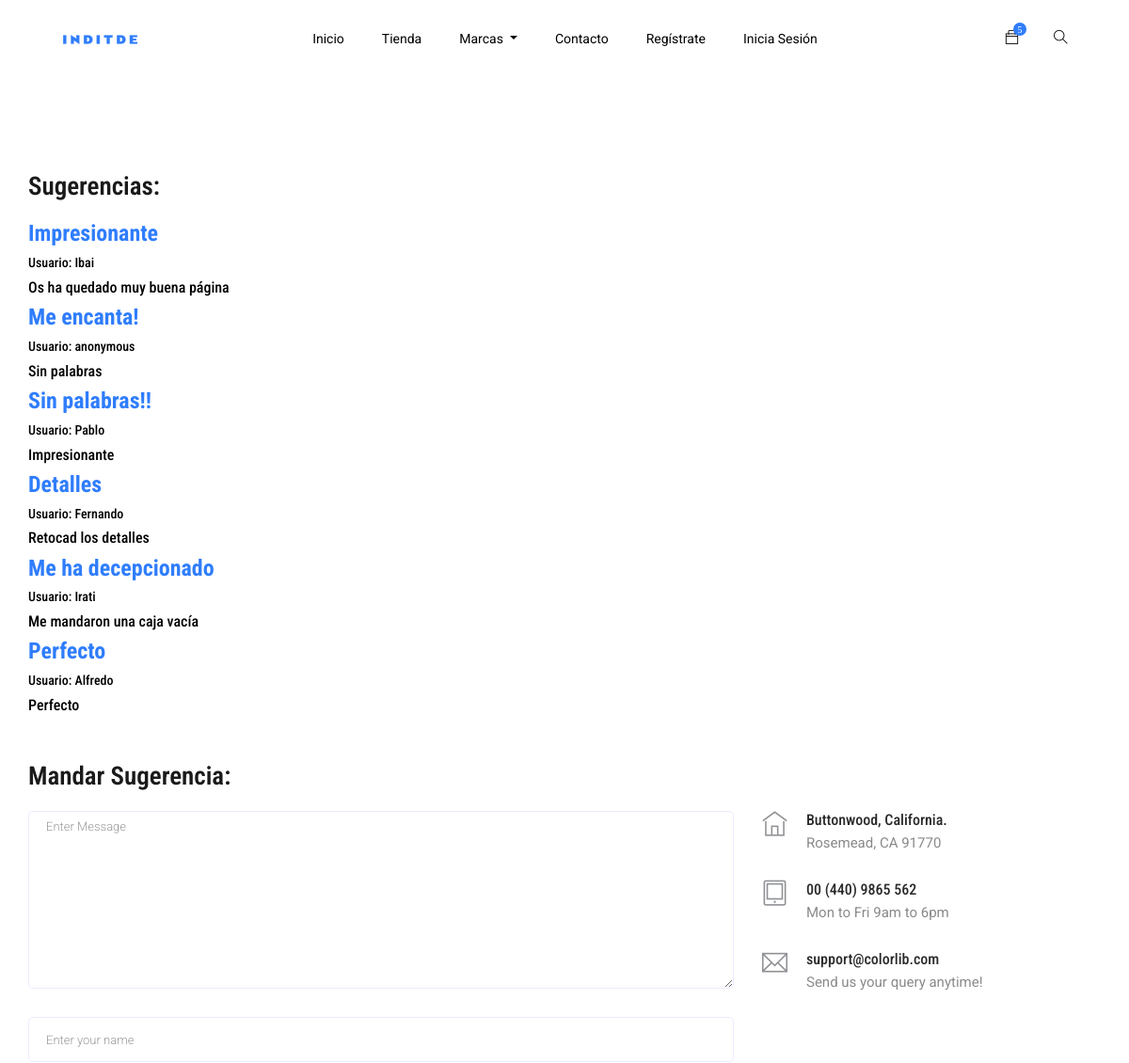
/contact/ (upper part), run on an earlier commit of the app's database.
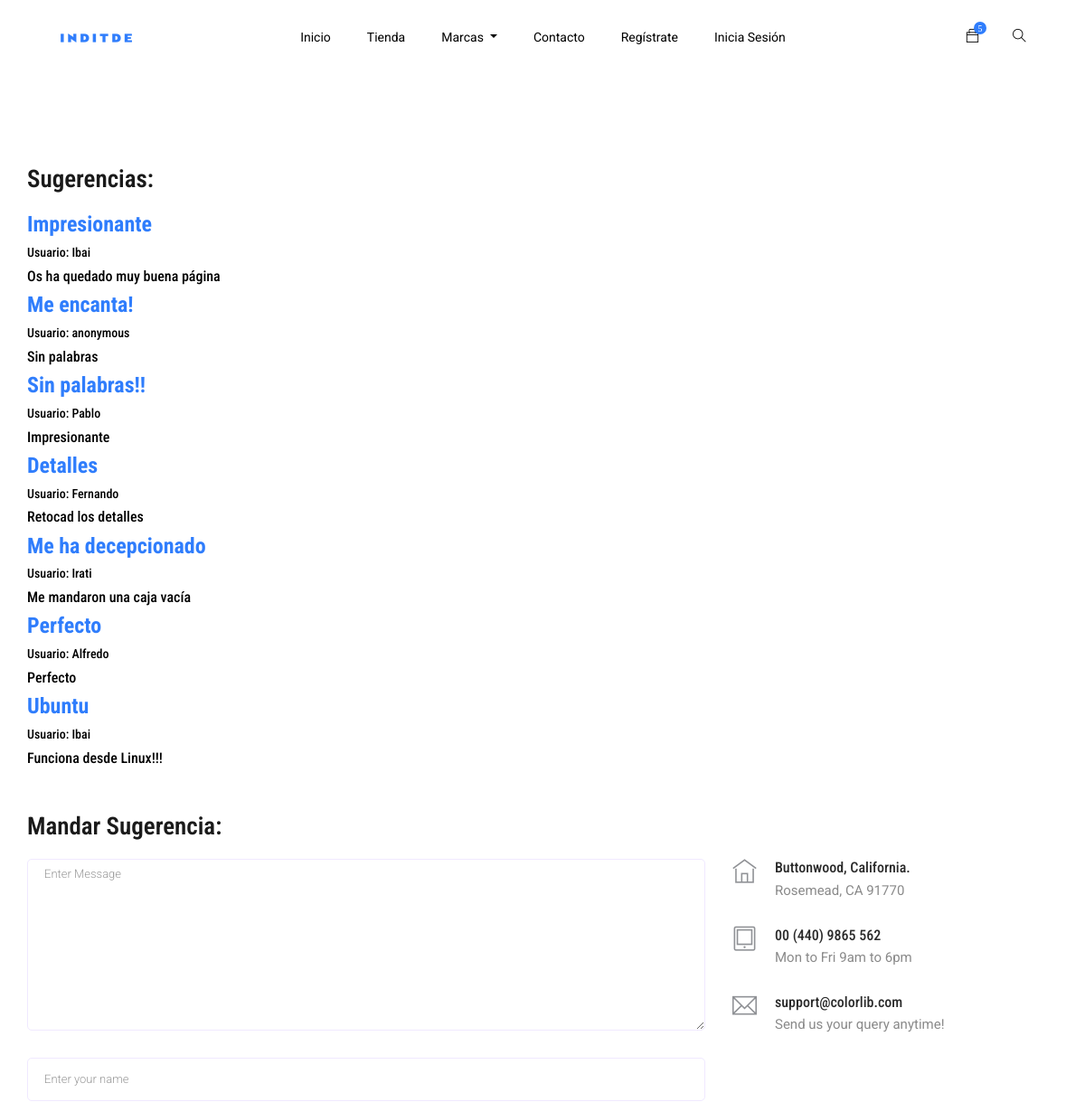
And on a later commit of the database.
### appIndiTDE/models.py (models this page shows, shortened)
class Sugerencia(models.Model):
    nombre = models.CharField(max_length = 20, default="anonymous")
    titulo = models.CharField(max_length = 30)
    texto = models.CharField(max_length = 240)

### appIndiTDE/views.py (the view, shortened to what this page needs)
# urls.py: path('contact/', views.contact, name = 'contact'),
def contact(request):
    msg = ""
    a = list(get_sugerencias())
    form = fSugerencia()
    context = {
        'sugerencias': a,
        'form': form,
        'marcas': get_all_brands(get_all_clothes()),
        'mensage': msg,
    }
    return render(request, 'inditde/contact.html', context)

### appIndiTDE/forms.py
class fSugerencia(forms.ModelForm):
    class Meta:
        model = Sugerencia
        fields = ('nombre', 'titulo', 'texto')
        widgets = {'nombre': forms.TextInput(),
                   'titulo': forms.TextInput(),
                   'texto': forms.TextInput()
                   }

### appIndiTDE/views.py (called while the page is built)
def get_all_clothes():
    ropas = Ropa.objects.all()
    return ropas

def get_sugerencias():
    sugerencias = Sugerencia.objects.all()
    return sugerencias

def get_all_brands(ropas):
    my_brands = []
    for i in ropas:
        if i.marca not in my_brands:
            my_brands.append(i.marca)
    return my_brands

### appIndiTDE/templates/inditde/contact.html (shortened to what this page needs)
{% extends "inditde/base.html" %}
{% load static %}
{% block content %}
<section class="contact-section padding_top">
    <div class="container">
        <div class="row">
            <div class="col-12">
                <h2 class="contact-title">Sugerencias:</h2>
            </div>
            {% for s in sugerencias %}
                <div class="col-lg-8">
                    <h3><b>{{s.titulo}}</b></h3>
                    <h6>Usuario: {{s.nombre}}</h6>
                    <h5>{{s.texto}}</h5>
                </div>
            {% endfor %}
        </div>
        <br><br>
        <div class="row">
            <div class="col-12">
                <h2 class="contact-title">Mandar Sugerencia:</h2>
            </div>
            <div class="col-lg-8">
                <form class="form-contact contact_form" method="POST" name="fSugerencia" id="fSugerencia"
                      novalidate="novalidate">{% csrf_token %}
                    <div class="row">
                        <div class="col-12">
                            <div class="form-group">
                  <textarea class="form-control w-100" form="fSugerencia" name="texto" required id="id_texto" cols="30" rows="9"
                            onfocus="this.placeholder = ''" onblur="this.placeholder = 'Enter Message'"
                            placeholder='Enter Message'></textarea>
                            </div>
                        </div>
                        <div class="col-12">
                            <div class="form-group">
                                <input class="form-control" name="nombre" form="fSugerencia" required id="id_nombre" type="text"
                                       onfocus="this.placeholder = ''"
                                       onblur="this.placeholder = 'Enter your name'" placeholder='Enter your name'>
                            </div>
                        </div>
                    </div>
                </form>
            </div>
            <div class="col-lg-4">
                <div class="media contact-info">
                    <span class="contact-info__icon"><i class="ti-home"></i></span>
                    <div class="media-body">
                        <h3>Buttonwood, California.</h3>
                        <p>Rosemead, CA 91770</p>
                    </div>
                </div>
                <div class="media contact-info">
                    <span class="contact-info__icon"><i class="ti-tablet"></i></span>
                    <div class="media-body">
                        <h3>00 (440) 9865 562</h3>
                        <p>Mon to Fri 9am to 6pm</p>
                    </div>
                </div>
                <div class="media contact-info">
                    <span class="contact-info__icon"><i class="ti-email"></i></span>
                    <div class="media-body">
                        <h3>support@colorlib.com</h3>
                        <p>Send us your query anytime!</p>
                    </div>
                </div>
            </div>
        </div>
    </div>
</section>
{% endblock %}

What changed in the data, as far as the page shows it:
added Sugerencia: titulo "Ubuntu", nombre "Ibai", texto "Funciona desde Linux!!!"
